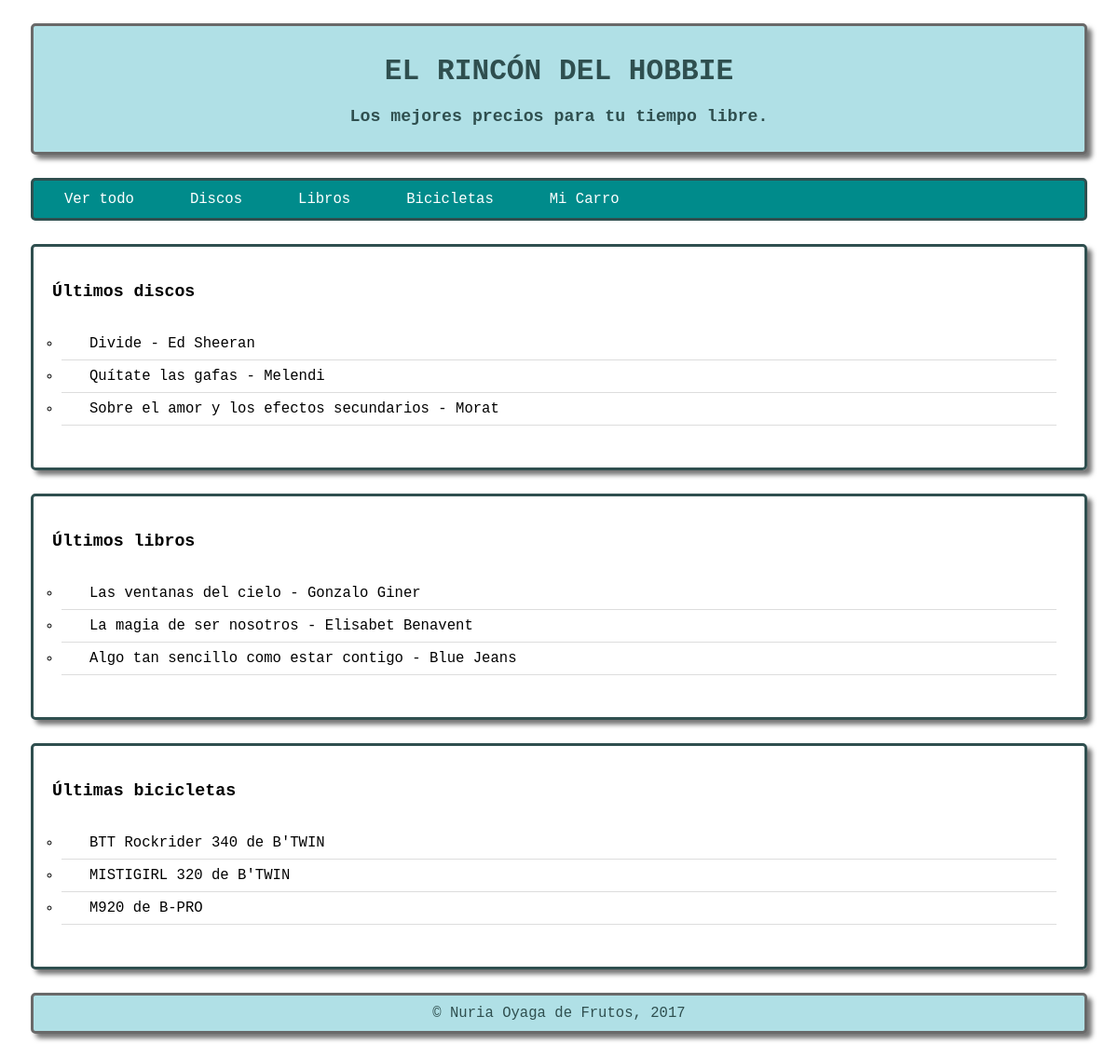
The app's page /tienda/ with its own data.
### my_shop/models.py (models this page shows, shortened)
class Disk(models.Model):
    title = models.CharField(max_length=200)
    author = models.CharField(max_length=100)
    gender = models.CharField(max_length=30)
    price = models.DecimalField(max_digits=5, decimal_places=2)
    pub_date = models.DateField('Publication date')
    quantity = models.IntegerField(default=0)
    audio = models.FileField(upload_to='aud',max_length=150, default='aud/sample.mp3')

class Book(models.Model):
    title = models.CharField(max_length=200)
    author = models.CharField(max_length=100)
    gender = models.CharField(max_length=30)
    price = models.DecimalField(max_digits=5, decimal_places=2)
    editorial = models.CharField(max_length=50)
    pub_date = models.DateField('Publication date')
    image = models.ImageField(upload_to='img',max_length=150, default='img/book.png')
    quantity = models.IntegerField(default=0)

class Bike(models.Model):
    model = models.CharField(max_length=200)
    brand = models.CharField(max_length=100)
    color = models.CharField(max_length=20)
    wheel_size = models.IntegerField(default=0)
    price = models.DecimalField(max_digits=7, decimal_places=2)
    video = models.FileField(upload_to='vid',max_length=150, default='vid/sample.mp4')
    quantity = models.IntegerField(default=0)

### my_shop/views.py (the view)
def index(request):
    latest_music_list = Disk.objects.order_by('-pub_date')[:3] #Ultimos discos
    latest_book_list = Book.objects.order_by('-pub_date')[:3] #Ultimos libros
    latest_bike_list = Bike.objects.order_by('brand')[:3] #Orden por marca
    context = {'latest_music_list': latest_music_list, 'latest_book_list': latest_book_list, 'latest_bike_list': latest_bike_list}
    return render(request, 'my_shop/index2.html', context)

### my_shop/templates/my_shop/index2.html (shortened to what this page needs)
<html>
<head>
  {% load static %}
  <link rel="stylesheet" href="{% static 'css/generalStyle.css' %}">
</head>
<body>
  <div class="header-footer">
    <header>
    {% block header %}
      <h1>EL RINCÓN DEL HOBBIE</h1>
      <h3>Los mejores precios para tu tiempo libre. </h3>
    {% endblock %}
    </header>
  </div>
  <nav class="nav">
    <ul>
      <li><a href="/tienda/">Ver todo</a></li>
      <li><a href="/tienda/discos">Discos</a></li>
      <li><a href="/tienda/libros">Libros</a></li>
      <li><a href="/tienda/bicicletas">Bicicletas</a></li>
      <li><a href="/tienda/carrito">Mi Carro</a></li>
    </ul>
  </nav>
  {% block content %}
  <div>
    <h3> Últimos discos </h3>
    {% if latest_music_list %}
        <ul>
        {% for disk in latest_music_list %}
            <li><a href="/tienda/discos/{{ disk.author }}/{{ disk.title }}">{{ disk.title }} - {{ disk.author}}</a></li>
        {% endfor %}
        </ul>
    {% else %}
        <p>No hay discos.</p>
    {% endif %}
  </div>
  <div>
    <h3> Últimos libros </h3>
    {% if latest_book_list %}
        <ul>
        {% for book in latest_book_list %}
            <li><a href="/tienda/libros/{{ book.author }}/{{ book.title }}">{{ book.title }} - {{ book.author}}</a></li>
        {% endfor %}
        </ul>
    {% else %}
        <p>No hay libros.</p>
    {% endif %}
  </div>
  <div>
    <h3> Últimas bicicletas </h3>
    {% if latest_bike_list %}
        <ul>
        {% for bike in latest_bike_list %}
            <li><a href="/tienda/bicicletas/{{ bike.brand }}/{{ bike.model }}">{{ bike.model }} de {{ bike.brand }}</a></li>
        {% endfor %}
        </ul>
    {% else %}
        <p>No hay bicicletas.</p>
    {% endif %}
  </div>
  {% endblock %}
  <div class="header-footer">
  <footer>
      &copy; Nuria Oyaga de Frutos, 2017
  </footer>
  </div>
</body>
</html>

### static/css/generalStyle.css (style rules this page uses)
body { font-family: monospace; font-size: 120%; }
ul { list-style-type: circle; padding: 10px; }
ul li { padding: 8px 4px; border-bottom: 1px solid #ddd; }
ul li a { color: black; padding: 0px 26px; text-decoration: none; }
.header-footer { padding: 10px; color: #2F4F4F; background-color: #B0E0E6; text-align: center; border: 3px solid #696969; border-radius: 5px; }
.nav ul { border: 3px solid #2F4F4F; border-radius: 5px; list-style-type: none; margin-left:25px; margin-right:25px; padding: 3px; overflow: hidden; background-color: #008B8B; }
.nav li { float: left; border-bottom: none; }
.nav li a { color: white; padding: 0px 26px; text-decoration: none; }
div { border: 3px solid #2F4F4F; border-radius: 5px; padding: 20px; margin: 25px; box-shadow: 5px 5px 5px #777777; }

### records on screen
Disk: title "Divide", author "Ed Sheeran"
Disk: title "Quítate las gafas", author "Melendi"
Disk: title "Sobre el amor y los efectos secundarios", author "Morat"
Book: title "Las ventanas del cielo", author "Gonzalo Giner"
Book: title "La magia de ser nosotros", author "Elisabet Benavent"
Book: title "Algo tan sencillo como estar contigo", author "Blue Jeans"
Bike: model "BTT Rockrider 340", brand "B'TWIN"
Bike: model "MISTIGIRL 320", brand "B'TWIN"
Bike: model "M920", brand "B-PRO"
